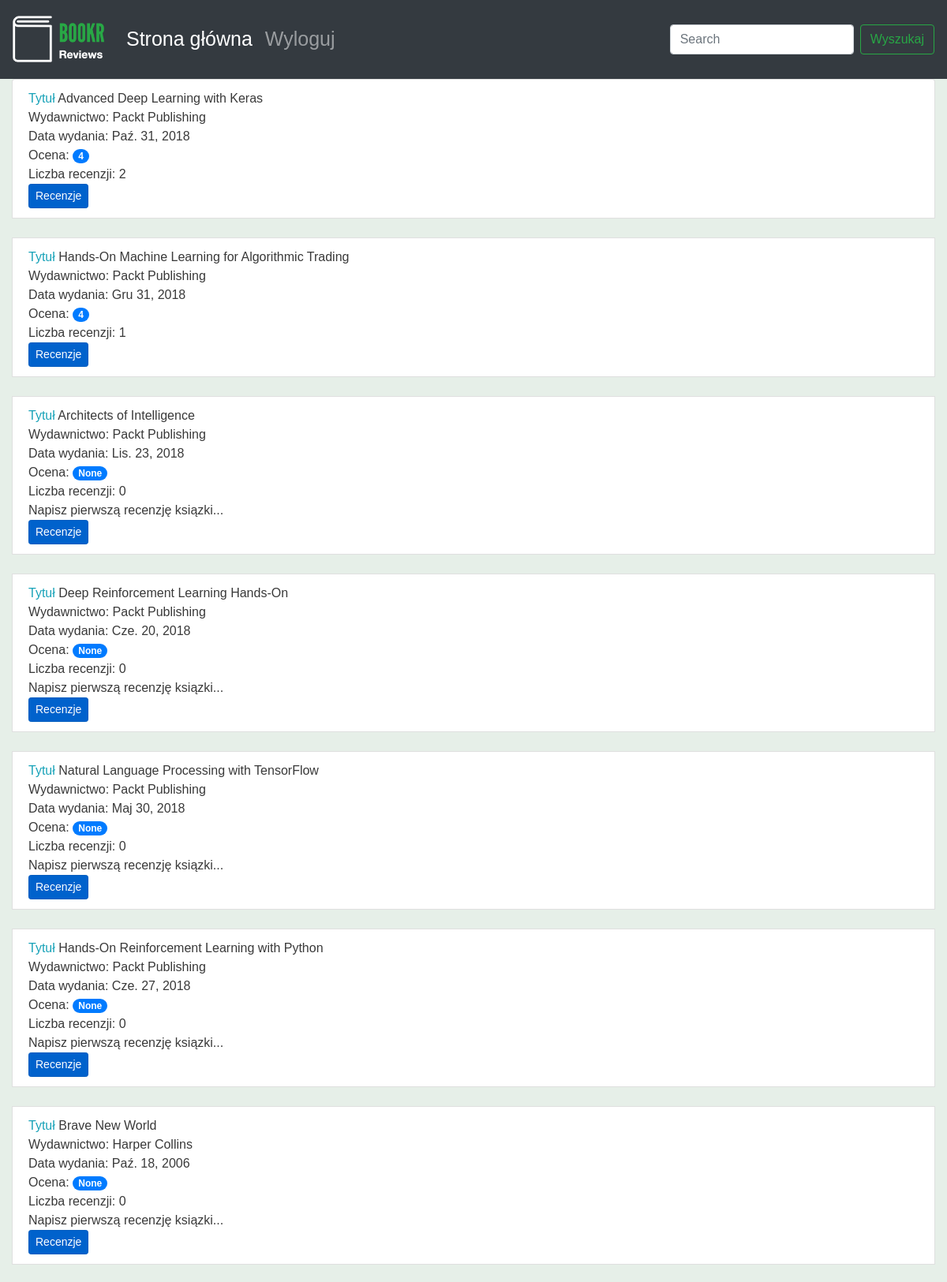
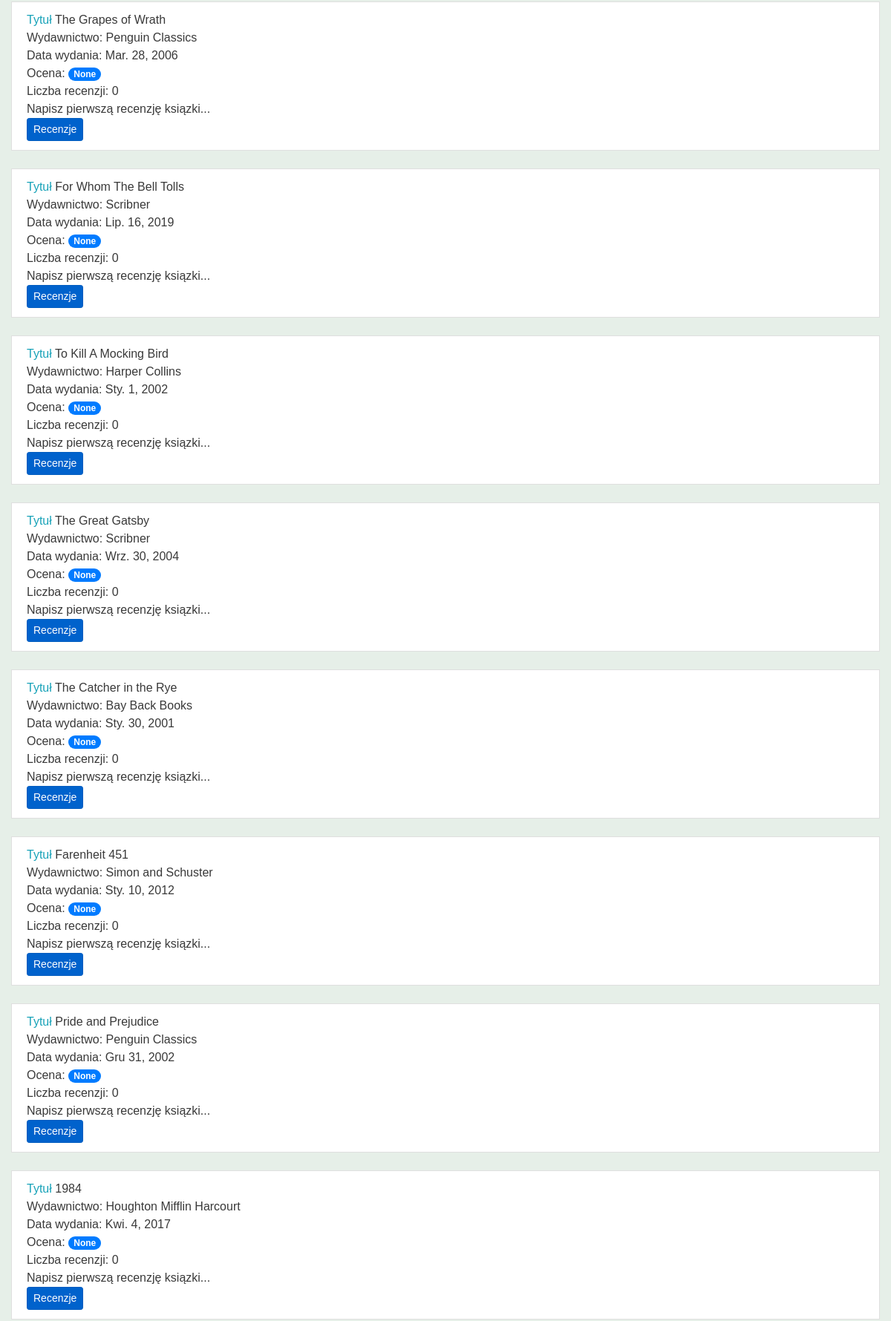
The page /books/ (upper part) on the database its author committed (2 pictures, top to bottom).
### reviews/models.py (models this page shows, shortened)
class Book(models.Model):
    """Opublikowana książka."""
    title = models.CharField(max_length=70,
                             help_text="Tytuł książki.")
    publication_date = models.DateField(
        verbose_name="Data publikacji książki.")
    isbn = models.CharField(max_length=20,
                            verbose_name="Numer ISBN książki.")
    publisher = models.ForeignKey(Publisher, on_delete=models.CASCADE)
    contributors = models.ManyToManyField("Contributor", through="BookContributor")
    cover = models.ImageField(null=True, blank=True, upload_to="book_covers/")
    sample = models.FileField(null=True, blank=True, upload_to="book_samples/")

class Publisher(models.Model):
    name = models.CharField(max_length=50, help_text="Nazwa wydawnictwa")
    website = models.URLField(help_text="Witryna www")
    email = models.EmailField(help_text="Adres email")
    def __str__(self):
        return self.name

### reviews/views.py (the view)
# urls.py: path('books/', views.book_list, name="book_list"),
def book_list(request):
    books = Book.objects.all()
    book_list = []
    for book in books:
        reviews = book.review_set.all()
        if reviews:
            book_rating = average_rating([review.rating for review in reviews])
            number_of_reviews = len(reviews)
        else:
            book_rating = None
            number_of_reviews = 0
        book_list.append({'book': book,
                          'book_rating': book_rating,
                          'number_of_reviews': number_of_reviews})
    context = {'book_list': book_list}
    return render(request, 'reviews/book_list.html', context)

### reviews/utils.py (called while the page is built)
def average_rating(rating_list):
    if not rating_list:
        return 0
    return round(sum(rating_list) / len(rating_list))

### reviews/templates/reviews/book_list.html
{% extends 'base.html' %}
{% block content %}
<ul class="list-group">
    {% for item in book_list %}
    <li class="list-group-item">
        <span class="text-info">Tytuł</span> <span>{{ item.book.title }}</span><br>
        <span>Wydawnictwo: </span><span>{{ item.book.publisher }}</span>
              <br>
              <span>Data wydania: </span><span>{{ item.book.publication_date }}</span>
              <br>
              <span>Ocena: </span><span class="badge badge-primary badge-pill">{{ item.book_rating }}</span>
              <br>
              <span>Liczba recenzji: </span><span>{{ item.number_of_reviews }}</span>
              <br>
        {% if item.book_rating is null %}
        <span>Napisz pierwszą recenzję ksiązki...</span>
        <br>
        {% endif %}
        <a class="btn btn-primary btn-sm active" role="button" aria-pressed="true" href="/book/{{ item.book.id }}">Recenzje</a>
    </li>
    <br>
    {% endfor %}
</ul>
{% endblock %}

### reviews/static/css/blog.css (style rules this page uses)
body { font-family: 'Source Sans Pro', sans-serif; background-color: #e6efe8; color: #393939; }

### rows shown on the page
Book: book "Advanced Deep Learning with Keras", book.publisher "Packt Publishing", book.publication_date "Paź. 31, 2018", book_rating "4", number_of_reviews "2"
Book: book "Hands-On Machine Learning for Algorithmic Trading", book.publisher "Packt Publishing", book.publication_date "Gru 31, 2018", book_rating "4", number_of_reviews "1"
Book: book "Architects of Intelligence", book.publisher "Packt Publishing", book.publication_date "Lis. 23, 2018", book_rating "None", number_of_reviews "0", shows "Napisz pierwszą recenzję ksiązki..."
Book: book "Deep Reinforcement Learning Hands-On", book.publisher "Packt Publishing", book.publication_date "Cze. 20, 2018", book_rating "None", number_of_reviews "0", shows "Napisz pierwszą recenzję ksiązki..."
Book: book "Natural Language Processing with TensorFlow", book.publisher "Packt Publishing", book.publication_date "Maj 30, 2018", book_rating "None", number_of_reviews "0", shows "Napisz pierwszą recenzję ksiązki..."
Book: book "Hands-On Reinforcement Learning with Python", book.publisher "Packt Publishing", book.publication_date "Cze. 27, 2018", book_rating "None", number_of_reviews "0", shows "Napisz pierwszą recenzję ksiązki..."
Book: book "Brave New World", book.publisher "Harper Collins", book.publication_date "Paź. 18, 2006", book_rating "None", number_of_reviews "0", shows "Napisz pierwszą recenzję ksiązki..."
Book: book "The Grapes of Wrath", book.publisher "Penguin Classics", book.publication_date "Mar. 28, 2006", book_rating "None", number_of_reviews "0", shows "Napisz pierwszą recenzję ksiązki..."
Book: book "For Whom The Bell Tolls", book.publisher "Scribner", book.publication_date "Lip. 16, 2019", book_rating "None", number_of_reviews "0", shows "Napisz pierwszą recenzję ksiązki..."
Book: book "To Kill A Mocking Bird", book.publisher "Harper Collins", book.publication_date "Sty. 1, 2002", book_rating "None", number_of_reviews "0", shows "Napisz pierwszą recenzję ksiązki..."
Book: book "The Great Gatsby", book.publisher "Scribner", book.publication_date "Wrz. 30, 2004", book_rating "None", number_of_reviews "0", shows "Napisz pierwszą recenzję ksiązki..."
Book: book "The Catcher in the Rye", book.publisher "Bay Back Books", book.publication_date "Sty. 30, 2001", book_rating "None", number_of_reviews "0", shows "Napisz pierwszą recenzję ksiązki..."
Book: book "Farenheit 451", book.publisher "Simon and Schuster", book.publication_date "Sty. 10, 2012", book_rating "None", number_of_reviews "0", shows "Napisz pierwszą recenzję ksiązki..."
Book: book "Pride and Prejudice", book.publisher "Penguin Classics", book.publication_date "Gru 31, 2002", book_rating "None", number_of_reviews "0", shows "Napisz pierwszą recenzję ksiązki..."
Book: book "1984", book.publisher "Houghton Mifflin Harcourt", book.publication_date "Kwi. 4, 2017", book_rating "None", number_of_reviews "0", shows "Napisz pierwszą recenzję ksiązki..."
